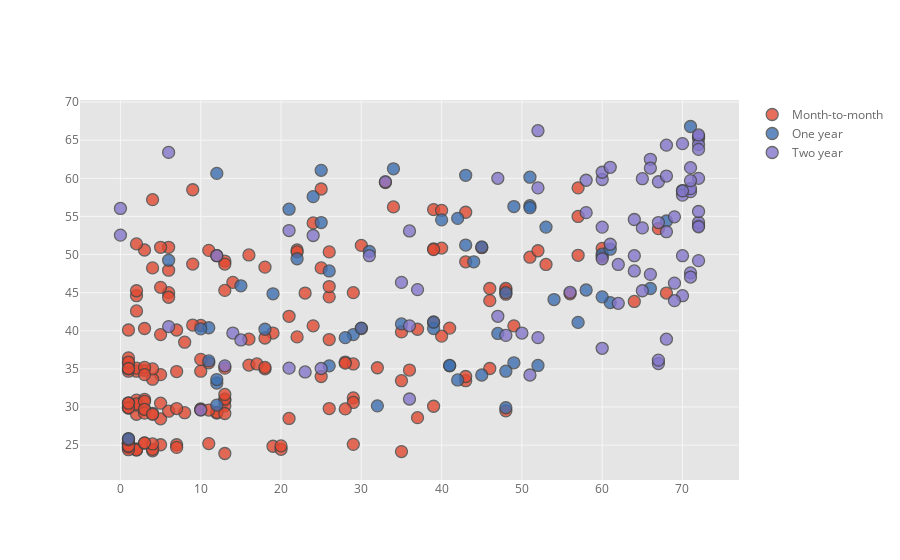

Source (notebook cell):
### Code cell
df.query('gender == "Female" and PhoneService == "No"').iplot(kind='scatter',mode='markers', x='tenure', y='MonthlyCharges', categories='Contract')

### Figure 1 — Plotly figure (JSON) as saved in the notebook; plotly's stock layout.template omitted (floating-point values rounded to 4 significant figures; data arrays with more than 128 entries replaced by an {"elided": "..."} marker saying what was removed)
{"data": [{"marker": {"color": "rgba(226, 74, 51, 1.0)", "line": {"width": 1.3}, "opacity": 0.8, "size": 12, "symbol": "circle"}, "mode": "markers", "name": "Month-to-month", "textfont": {"color": "#666666"}, "type": "scatter", "uid": "6d953329-36fb-499c-8bbd-ef49e13ca738", "x": {"elided": "188 int values"}, "y": {"elided": "188 float values"}}, {"marker": {"color": "rgba(62, 111, 176, 1.0)", "line": {"width": 1.3}, "opacity": 0.8, "size": 12, "symbol": "circle"}, "mode": "markers", "name": "One year", "textfont": {"color": "#666666"}, "type": "scatter", "uid": "e3b4177e-d772-4e7e-bf08-ed29642ce931", "x": [66, 32, 42, 11, 40, 12, 51, 49, 12, 19, 45, 53, 24, 43, 44, 51, 48, 29, 42, 60, 25, 41, 61, 26, 54, 68, 21, 10, 43, 51, 30, 71, 18, 41, 48, 22, 48, 57, 26, 6, 12, 35, 28, 34, 39, 1, 70, 25, 31, 60, 58, 15, 45, 47, 11, 39, 52, 61, 49, 12], "y": [45.55, 30.15, 54.75, 40.4, 54.55, 33.15, 60.15, 35.8, 33.6, 44.85, 34.2, 53.6, 57.6, 51.25, 49.05, 56.4, 45, 39.5, 33.55, 50.05, 61.05, 35.4, 43.7, 47.85, 44.1, 54.4, 55.95, 40.25, 60.4, 56.15, 40.35, 66.8, 40.2, 35.45, 29.9, 49.45, 34.7, 41.1, 35.4, 49.25, 30.25, 40.9, 39.1, 61.25, 40.3, 25.85, 58.4, 54.2, 50.4, 44.45, 45.35, 45.9, 51, 39.65, 36.05, 41.15, 35.45, 50.7, 56.3, 60.65]}, {"marker": {"color": "rgba(132, 118, 202, 1.0)", "line": {"width": 1.3}, "opacity": 0.8, "size": 12, "symbol": "circle"}, "mode": "markers", "name": "Two year", "textfont": {"color": "#666666"}, "type": "scatter", "uid": "a701ccdb-fcaf-4b27-9957-8e3cfc6dec46", "x": [64, 36, 10, 67, 31, 68, 72, 72, 0, 70, 71, 60, 72, 71, 0, 70, 58, 65, 36, 61, 60, 35, 71, 50, 72, 70, 23, 67, 14, 72, 52, 36, 66, 68, 62, 6, 72, 52, 71, 69, 47, 70, 25, 51, 56, 58, 72, 65, 33, 24, 65, 67, 6, 72, 69, 66, 68, 69, 66, 68, 71, 70, 37, 52, 64, 48, 47, 71, 67, 60, 60, 13, 62, 72, 21, 61, 72, 60, 12, 21, 64, 15, 72], "y": [54.6, 31.05, 29.6, 59.55, 49.85, 60.3, 60, 65.2, 52.55, 57.8, 58.25, 59.85, 65.5, 58.65, 56.05, 44.6, 55.5, 53.5, 53.1, 51.35, 53.6, 46.35, 47.6, 39.7, 64.45, 49.85, 34.6, 35.7, 39.7, 53.8, 39.1, 40.65, 47.4, 38.9, 48.7, 63.4, 63.8, 58.75, 61.4, 46.25, 41.9, 58.35, 35.05, 34.2, 45.05, 59.75, 65.7, 59.95, 59.55, 52.5, 45.25, 36.15, 40.55, 49.2, 54.95, 62.5, 53, 43.95, 61.35, 64.35, 59.7, 64.55, 45.4, 66.25, 49.85, 39.4, 60, 47.05, 54.2, 49.45, 60.8, 35.4, 43.6, 54.2, 35.1, 61.45, 53.65, 37.7, 49.85, 53.15, 47.85, 38.8, 55.65]}], "layout": {"legend": {"bgcolor": "#FFFFFF", "font": {"color": "#666666"}}, "paper_bgcolor": "#FFFFFF", "plot_bgcolor": "#E5E5E5", "title": {"font": {"color": "#151516"}}, "xaxis": {"gridcolor": "#F6F6F6", "showgrid": true, "tickfont": {"color": "#666666"}, "title": {"font": {"color": "#666666"}, "text": ""}, "zerolinecolor": "#F6F6F6"}, "yaxis": {"gridcolor": "#F6F6F6", "showgrid": true, "tickfont": {"color": "#666666"}, "title": {"font": {"color": "#666666"}, "text": ""}, "zerolinecolor": "#F6F6F6"}}}
